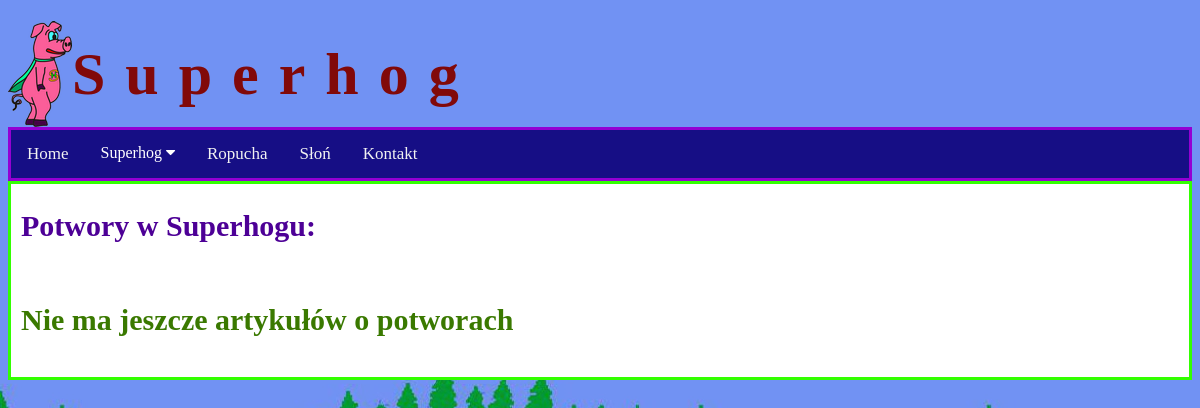
Page /creatures on the earlier database version.
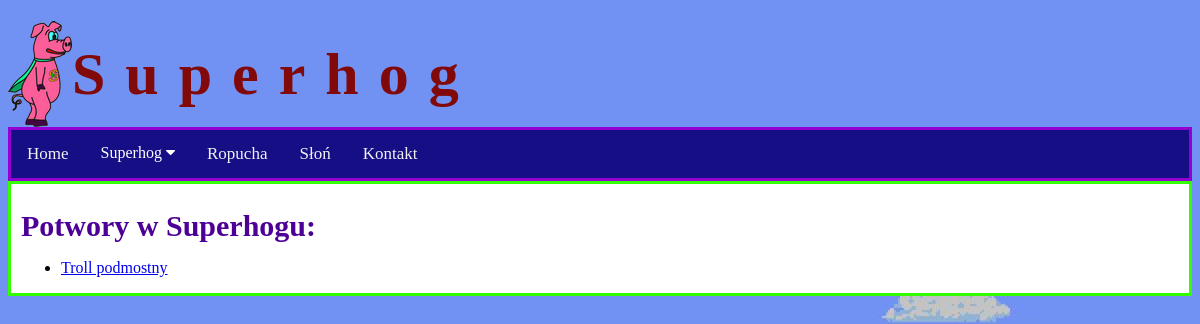
Same page on the later database version.
### superhog_app/models.py (models this page shows, shortened)
class Article(models.Model):
    SH_MISC = 0
    SH_GAMEPLAY = 1
    SH_CREATURE = 2
    SH_SOURCE_CODE = 3
    OTHER = 10
    ARTICLE_TYPE_CHOICES = [
        (0, "Superhog różne"),
        (1, "Superhog rozgrywka"),
        (2, "Superhog potwory"),
        (3, "Superhog kod źródłowy"),
        (10, "Inne programy"),
    ]
    title = models.CharField(max_length = 60)
    publication_date = models.DateTimeField(auto_now_add=True, blank=True)
    basic_description = models.TextField(default="")
    gallery = models.ManyToManyField(ExternalFileInfo)
    article_type = models.SmallIntegerField(choices=ARTICLE_TYPE_CHOICES, default=SH_MISC)

### superhog_app/views.py (the view)
# urls.py: path('creatures', views.CreaturesListView.as_view(), name ="creatures"),
class CreaturesListView(generic.ListView):
    template_name = "sh_app/creatures.html"
    context_object_name = "articles_list"
    def get_queryset(self):
        return Article.objects.filter(article_type=Article.SH_CREATURE).order_by('title')

### superhog_app/templates/sh_app/creatures.html (shortened to what this page needs)
{% extends "sh_app/base.html" %}
{% load static %}
{% block article %}
<div class = "sh-article">
<h1 class = "sh-article-title">Potwory w Superhogu:</h1>
{% if articles_list %}
<ul>
    {% for a1 in articles_list %}
    <li>
        <a href="/article{{a1.id}}"> {{a1.title}} </a>
    </li>
    {% endfor %}
</ul>
{% else %}
<p class = "galazar1"> Nie ma jeszcze artykułów o potworach </p>
{% endif %}
</div>
{% endblock %}

Differences in the rows shown:
now on this page (row edited): Article: title "Troll podmostny"
Other differences:
text no longer shown: "Nie ma jeszcze artykułów o potworach"
